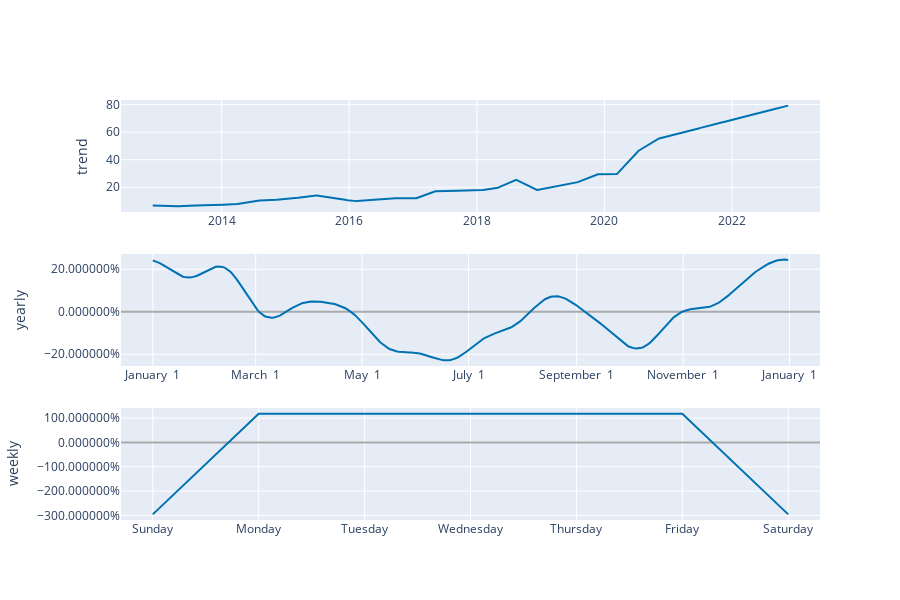

Notebook source saved alongside this figure:
### Code cell
plot_components_plotly(model_p2, forecast2)

### Figure 1 — Plotly figure (JSON) as saved in the notebook; plotly's stock layout.template omitted (floating-point values rounded to 4 significant figures; data arrays with more than 128 entries replaced by an {"elided": "..."} marker saying what was removed)
{"data": [{"line": {"color": "#0072B2", "width": 2}, "mode": "lines", "name": "trend", "type": "scatter", "x": {"elided": "2518 str values"}, "xaxis": "x", "y": {"elided": "2518 float values"}, "yaxis": "y"}, {"line": {"color": "#0072B2", "width": 2}, "mode": "lines", "name": "yearly", "type": "scatter", "x": {"elided": "365 str values"}, "xaxis": "x2", "y": {"elided": "365 float values"}, "yaxis": "y2"}, {"line": {"color": "#0072B2", "width": 2}, "mode": "lines", "name": "weekly", "type": "scatter", "x": ["2017-01-01T00:00:00", "2017-01-02T00:00:00", "2017-01-03T00:00:00", "2017-01-04T00:00:00", "2017-01-05T00:00:00", "2017-01-06T00:00:00", "2017-01-07T00:00:00"], "xaxis": "x3", "y": [-2.957, 1.182, 1.184, 1.186, 1.183, 1.18, -2.957], "yaxis": "y3"}], "layout": {"height": 600, "showlegend": false, "width": 900, "xaxis": {"anchor": "y", "domain": [0, 1], "range": ["2012-06-04T03:36:00", "2023-05-18T20:24:00"], "type": "date"}, "xaxis2": {"anchor": "y2", "domain": [0, 1], "range": ["2016-12-13T18:54:02.958904115", "2018-01-18T11:04:57.863013581"], "tickformat": "%B %e", "type": "date"}, "xaxis3": {"anchor": "y3", "domain": [0, 1], "range": ["2016-12-31T16:48:00", "2017-01-07T07:12:00"], "tickformat": "%A", "type": "date"}, "yaxis": {"anchor": "x", "domain": [0.7333, 1], "rangemode": "normal", "title": {"text": "trend"}, "zerolinecolor": "#AAA"}, "yaxis2": {"anchor": "x2", "domain": [0.3667, 0.6333], "hoverformat": ".2%", "tickformat": "%", "title": {"text": "yearly"}, "zerolinecolor": "#AAA"}, "yaxis3": {"anchor": "x3", "domain": [0, 0.2667], "hoverformat": ".2%", "tickformat": "%", "title": {"text": "weekly"}, "zerolinecolor": "#AAA"}}}
